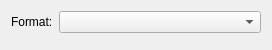
<?xml version="1.0" encoding="UTF-8"?>
<ui version="4.0">
 <class>CsvExportOptionWidget</class>
 <widget class="QWidget" name="CsvExportOptionWidget">
  <property name="geometry">
   <rect>
    <x>0</x>
    <y>0</y>
    <width>272</width>
    <height>50</height>
   </rect>
  </property>
  <property name="windowTitle">
   <string>Form</string>
  </property>
  <layout class="QFormLayout" name="formLayout">
   <item row="0" column="0">
    <widget class="QLabel" name="formatLabel">
     <property name="text">
      <string>Format:</string>
     </property>
    </widget>
   </item>
   <item row="0" column="1">
    <widget class="QComboBox" name="formatComboBox">
     <property name="minimumSize">
      <size>
       <width>200</width>
       <height>0</height>
      </size>
     </property>
    </widget>
   </item>
  </layout>
 </widget>
 <resources/>
 <connections/>
</ui>
